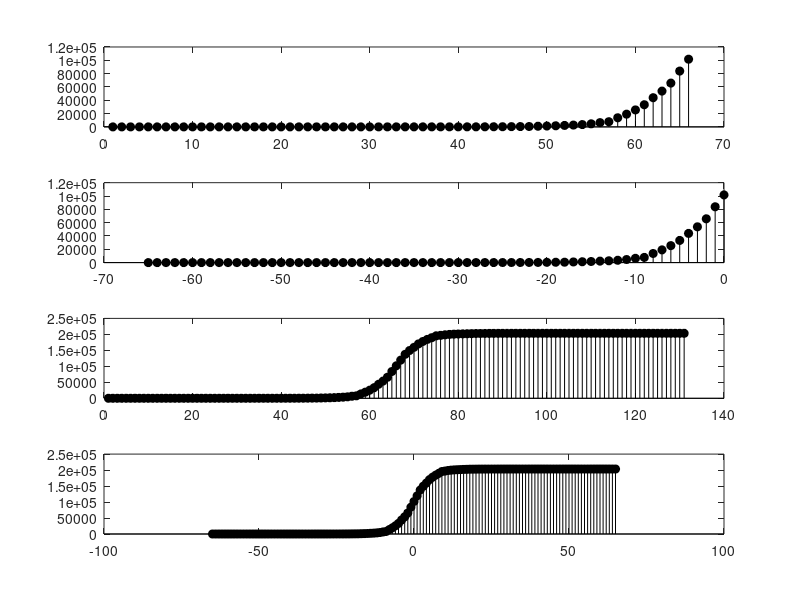

Source code (MATLAB): (Note: this script raises an error after producing the figure.)
clc, clear, close all;
N = 66;

% Original data
orig_x = [1:N];
orig_y = [1, 1, 2, 2, 5, 5, 5, 5, 5, 7, 8, 8, 11, 11, 11, 11, 11, 11, 11, 11, 12, 12, 13, 13, 13, 13, 13, 13, 13, 13, 15, 15, 15, 51, 51, 57, 58, 60, 68, 74, 98, 118, 149, 217, 262, 402, 518, 583, 959, 1281, 1663, 2179, 2727, 3499, 4632, 6421, 7783, 13677, 19100, 25489, 33276, 43847, 53740, 65778, 83836, 101657];

% Shift x-axis to center
orig_x__ = orig_x - orig_x(N);

% Mirrored data
mirrored_x = [1:2*N-1];
mirrored_y = [1, 1, 2, 2, 5, 5, 5, 5, 5, 7, 8, 8, 11, 11, 11, 11, 11, 11, 11, 11, 12, 12, 13, 13, 13, 13, 13, 13, 13, 13, 15, 15, 15, 51, 51, 57, 58, 60, 68, 74, 98, 118, 149, 217, 262, 402, 518, 583, 959, 1281, 1663, 2179, 2727, 3499, 4632, 6421, 7783, 13677, 19100, 25489, 33276, 43847, 53740, 65778, 83836, 101657, 119478, 137536, 149574, 159467, 170038, 177825, 184214, 189637, 195531, 196893, 198682, 199815, 200587, 201135, 201651, 202033, 202355, 202731, 202796, 202912, 203052, 203097, 203165, 203196, 203216, 203240, 203246, 203254, 203256, 203257, 203263, 203263, 203299, 203299,...
            203299, 203301, 203301, 203301, 203301, 203301, 203301, 203301, 203301, 203302, 203302, 203303, 203303, 203303, 203303, 203303, 203303, 203303,203303, 203306,203306, 203307,203309, 203309,203309, 203309,203309, 203312,203312, 203313,203313];

% Shift x-axis to center
mirrored_x__ = mirrored_x - mirrored_x(66);

figure, 
subplot(4,1,1); stem(orig_x, orig_y, 'k', 'fill');
subplot(4,1,2); stem(orig_x__, orig_y, 'k', 'fill');
subplot(4,1,3), stem(mirrored_x, mirrored_y, 'k', 'fill'); 
subplot(4,1,4), stem(mirrored_x__, mirrored_y, 'k', 'fill');


% General model:
%      f(x) = a/(1+exp(-b*x))
% Coefficients (with 95% confidence bounds):
%        a =   2.033e+05  (2.031e+05, 2.034e+05)
%        b =      0.3334  (0.3309, 0.3358)
%
% Goodness of fit:
%   SSE: 4.528e+07
%   R-square: 1
%   Adjusted R-square: 1
%   RMSE: 592.4
a =   2.033e+05;
b =      0.3334;
x = mirrored_x__;
[y] = sig(a,b,x);


figure(2),
plot(x, y);

% Print out comma seperated:
allOneString = sprintf('%.0f,', y);
allOneString = allOneString(1:end-1) % strip final comma

function [y] = sig(a, b, x)
    y = a ./ (1+exp(-b*x));
end

